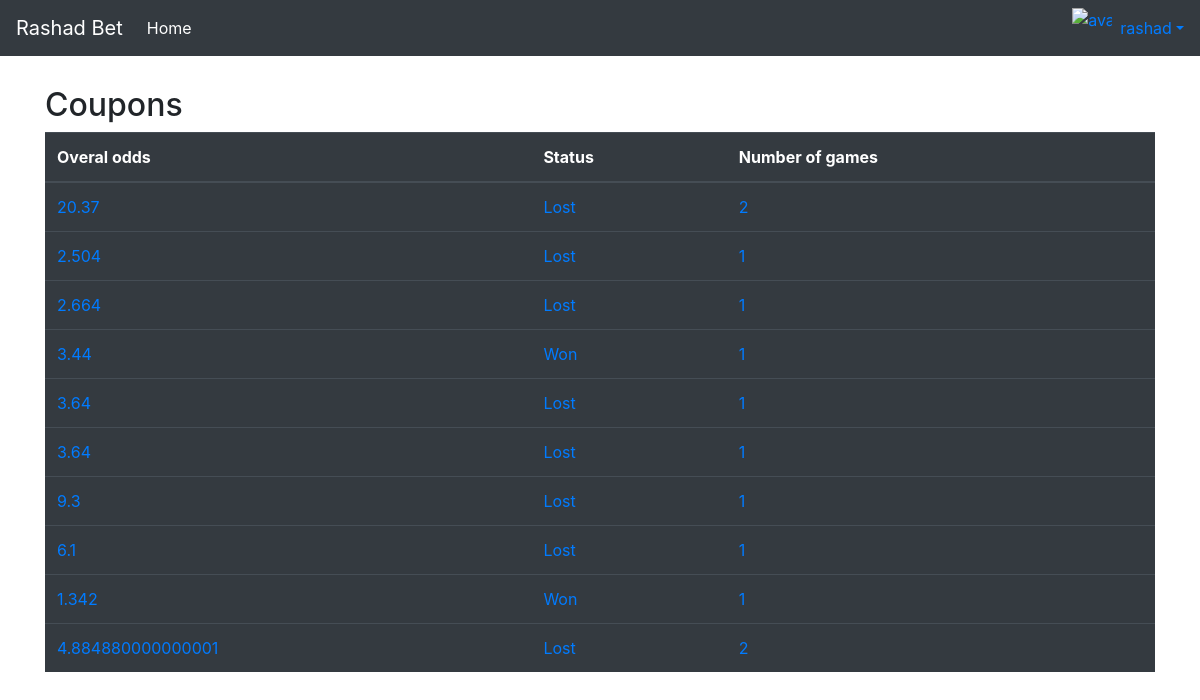
Screenshot of /coupons/ (signed in) with the database file from the repository.
### core/models.py (models this page shows, shortened)
class BetSlip(models.Model):
    slug = models.SlugField(default=get_random_value)
    profile = models.ForeignKey(Profile, on_delete=models.CASCADE)
    games = models.ManyToManyField('Game')
    bet_slip_code = models.CharField(max_length=21, default=get_random_value)
    accepted = models.BooleanField(default=False)
    status = models.CharField(max_length=10, default='NR')
    stake = models.FloatField(blank=True,null=True)
    datetime = models.DateTimeField(auto_now_add=True)
    def get_overal_odd(self):
        overal_odd = 1
        for i in self.games.all():
            overal_odd = i.odd * overal_odd
        return overal_odd

class Game(models.Model):
    home_team = models.CharField(max_length=50)
    away_team = models.CharField(max_length=50)
    location = models.CharField(max_length=50, blank=True)
    prediction = models.CharField(max_length=10, null=True)
    odd = models.FloatField(null=True)
    result = models.CharField(max_length=10, blank=True, null=True)
    status = models.CharField(max_length=10, default='NR')

### core/views.py (the view)
# urls.py: path('coupons/',coupons,name='coupons'),
def coupons(request):
    profile = Profile.objects.get(user=request.user)
    bet_slip_qs = BetSlip.objects.filter(profile=profile, accepted=True)
    if bet_slip_qs.exists():
        context = {
            'coupons':bet_slip_qs.order_by("-datetime")
        }
        return render(request,"coupons.html",context)
    else:
        messages.warning(request,"You do not have any coupon")
        return redirect('index')

### templates/coupons.html (shortened to what this page needs)
{% extends 'layout.html' %}
{% load static %}
{% block content %}
<h2>Coupons</h2>
<table class="table table-dark table-hover">
    <thead class="thead-dark">
      <tr>
        <th scope="col">Overal odds</th>
        <th scope="col">Status</th>
        <th scope="col">Number of games</th>
      </tr>
    </thead>
    <tbody>
        {% for coupon in coupons %}
            <tr>
                <td><a href="{% url 'coupon-detail' coupon.slug %}">{{coupon.get_overal_odd}}</a></td>
                <td><a href="{% url 'coupon-detail' coupon.slug %}">{{coupon.status}}</a></td>
                <td><a href="{% url 'coupon-detail' coupon.slug %}">{{coupon.games.all.count}}</a></td>
            </tr>
        {% endfor %}
    </tbody>
</table>
{% endblock content %}

### templates/includes/navbar.html (shortened to what this page needs)
<nav class="navbar navbar-expand navbar-dark bg-dark">
    <a class="navbar-brand" href="/">Rashad Bet</a>
    <div class="collapse navbar-collapse" id="navbarsExample02">
      <ul class="navbar-nav mr-auto">
        <li class="nav-item active">
          <a class="nav-link" href="{% url 'index' %}">Home <span class="sr-only">(current)</span></a>
        </li>
      </ul>
      <ul class="navbar-nav ml-auto">
        {% if request.user.is_authenticated %}
          <a href="javascript:void(0);" class="btn-user dropdown-toggle media align-items-center" data-toggle="dropdown" data-sidebar="true" aria-expanded="false">
            <img class="mr-2" src="https://s3.eu-central-1.amazonaws.com/bootstrapbaymisc/blog/24_days_bootstrap/fox.jpg" width="40" height="40" alt="avatar">
            <div class="media-body">
                {{request.user}}
            </div>
          </a>
        {% endif %}
      </ul>
    </div>
  </nav>

### templates/includes/navbar.html (style rules this page uses)
li { float: left; }
li a { display: block; color: white; text-align: center; padding: 14px 16px; text-decoration: none; }

### rows the page displays
BetSlip: get_overal_odd "20.37", status "Lost", games.all.count "2"
BetSlip: get_overal_odd "2.504", status "Lost", games.all.count "1"
BetSlip: get_overal_odd "2.664", status "Lost", games.all.count "1"
BetSlip: get_overal_odd "3.44", status "Won", games.all.count "1"
BetSlip: get_overal_odd "3.64", status "Lost", games.all.count "1"
BetSlip: get_overal_odd "3.64", status "Lost", games.all.count "1"
BetSlip: get_overal_odd "9.3", status "Lost", games.all.count "1"
BetSlip: get_overal_odd "6.1", status "Lost", games.all.count "1"
BetSlip: get_overal_odd "1.342", status "Won", games.all.count "1"
BetSlip: get_overal_odd "4.884880000000001", status "Lost", games.all.count "2"

### other values shown
{{ request.user }} "rashad"
